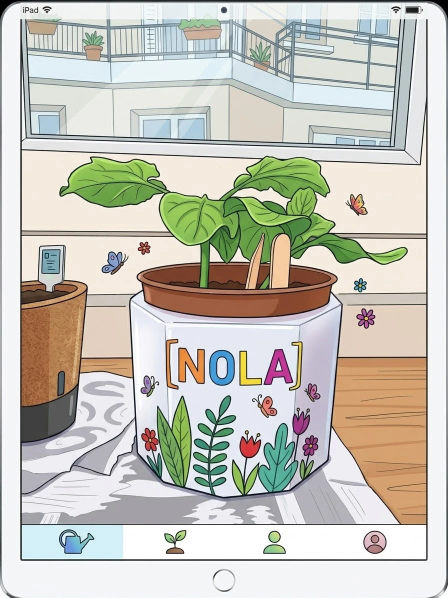
#> input picture sources/illustration-ipad.webp, 896 x 1195 px (shown at 1/2 size)
$ python icone.py
#> lines starting #> are read from the running program, lines starting #| are printed output that depends on the picture
"""Fabrique l'icône de l'écran d'accueil de l'iPad -> generes/icone.png (180 x 180).

Usage (depuis le dossier Plante) :  python3 sources/scripts/icone.py
Il faut Pillow : pip install pillow
"""
from pathlib import Path
SOURCES = Path(__file__).resolve().parent.parent      # le dossier sources/
GENERES = SOURCES / "generes"
from PIL import Image

src = Image.open(SOURCES / "illustration-ipad.webp").convert("RGB")
#> src is the input picture: PIL image 896x1195 RGB; mean R, G, B 197.8, 196.3, 186.1
# un carré centré sur le pot et la plante
carre = src.crop((92, 296, 844, 1046)).resize((720, 720), Image.LANCZOS)
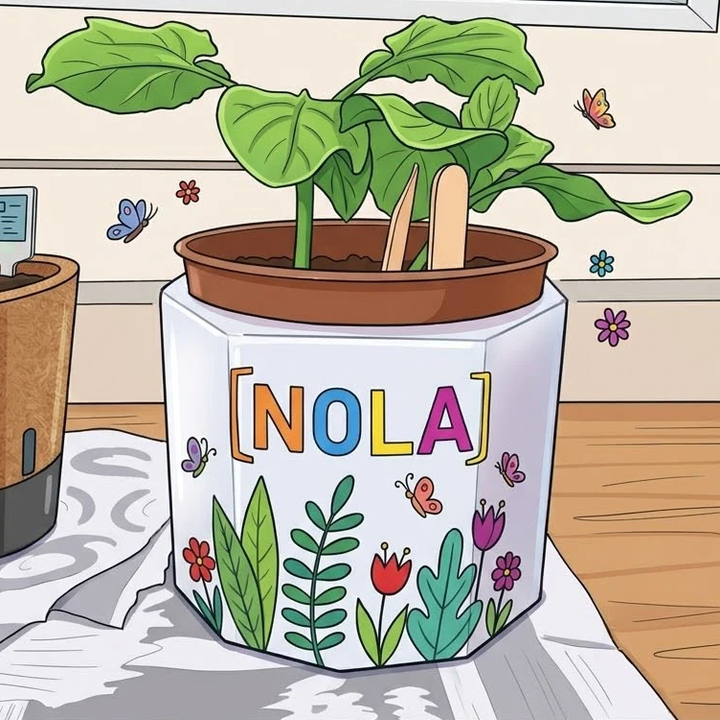
#> carre: PIL image 720x720 RGB; mean R, G, B 187.2, 181.3, 163.2
carre.resize((180, 180), Image.LANCZOS).save(GENERES / "icone.png", optimize=True)
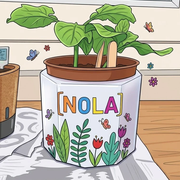
#> saved as icone.png: PIL image 180x180 RGB; mean R, G, B 187.1, 181.3, 163.1

$ run again, with sources/pot-nola.webp copied over sources/illustration-ipad.webp
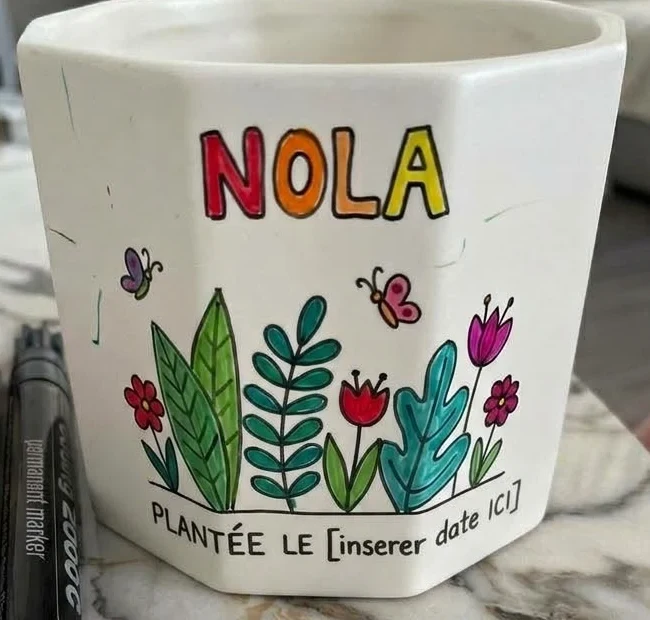
#> input picture sources/pot-nola.webp, 650 x 620 px
#> src is the input picture: PIL image 650x620 RGB; mean R, G, B 155.1, 154.1, 142.8
#> `carre = src.crop((92, 296, 844, 1046)).resize((720, 720), Image.LANCZOS)`:
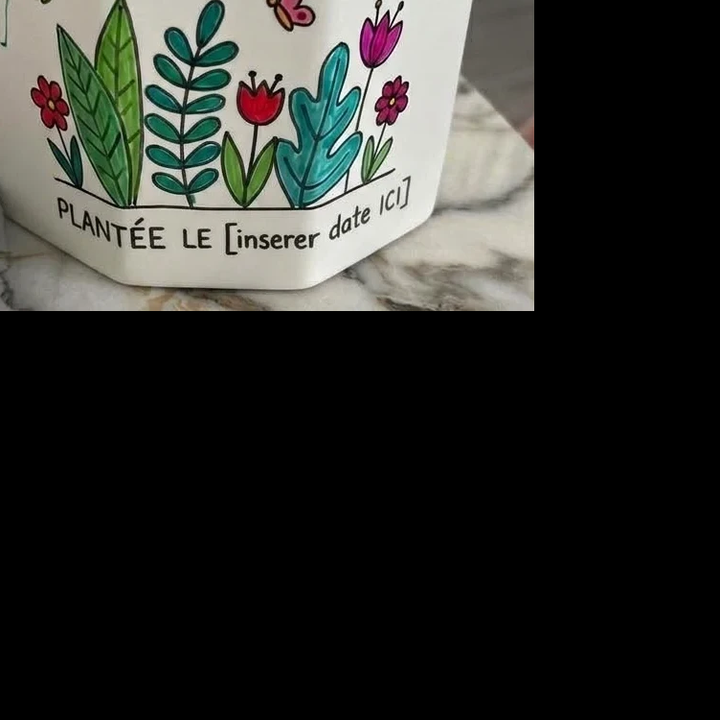
#> carre: PIL image 720x720 RGB; mean R, G, B 45.8, 47, 43.1
#> `carre.resize((180, 180), Image.LANCZOS).save(GENERES / "icone.png", op..`:
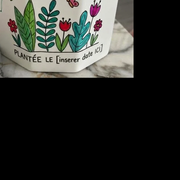
#> saved as icone.png: PIL image 180x180 RGB; mean R, G, B 45.8, 47, 43.1
